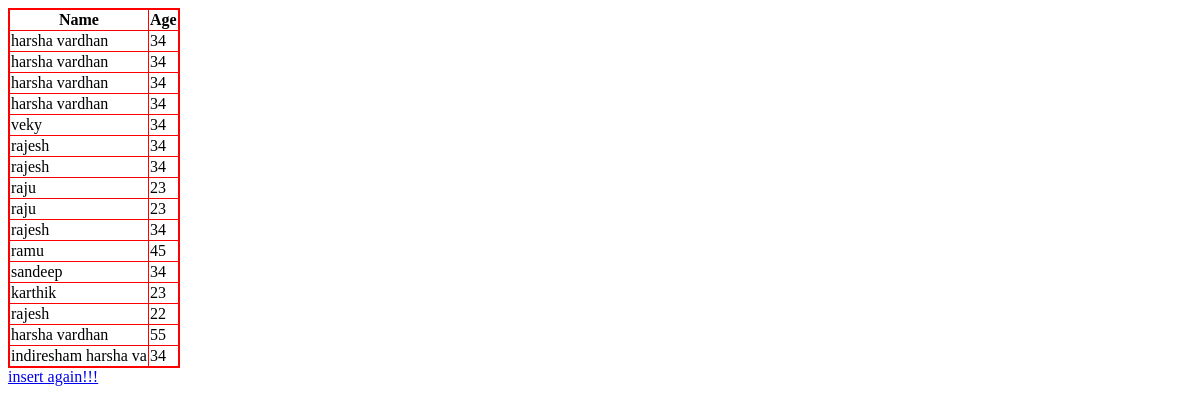
The app's page /view/, older data.
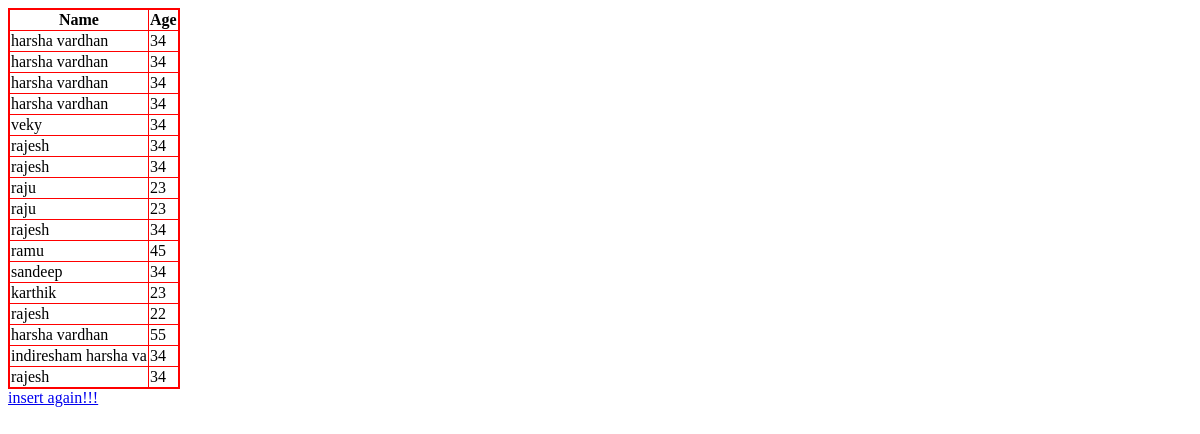
The same page, newer data.
### app1/models.py (models this page shows)
class student(models.Model):
    name=models.CharField(max_length=20)
    age=models.IntegerField()

### app1/views.py (the view)
def view(request):
    data=student.objects.all()
    return render(request,'view.html',{'data':data})

### template/view.html (shortened to what this page needs)
<!DOCTYPE html>
<html lang="en">
<head>
</head>
<body>
    <table style="border: 2px solid red; border-collapse: collapse;">
        <tr>
            <th style="border: 1px solid red;">Name</th>
            <th style="border: 1px solid red;">Age</th>
        </tr>
        {% for i in data %}
        <tr>
            <td style="border: 1px solid red;">{{ i.name }}</td>
            <td style="border: 1px solid red;">{{ i.age }}</td>
        </tr>
        {% endfor %}
    </table>
    <a href="{% url 'app1:insert' %}">insert again!!!</a>
</body>
</html>

Row changes from the older to the newer data that the page shows:
added student: name "rajesh", age "34"
